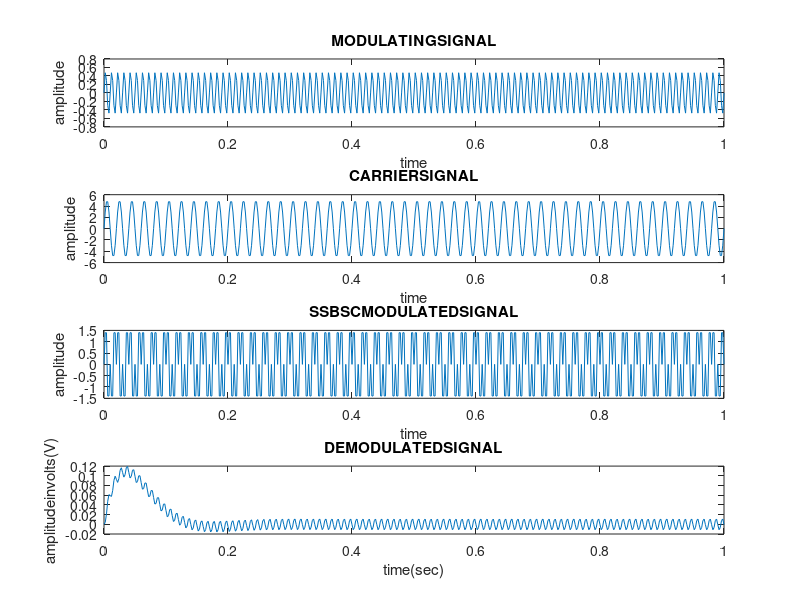
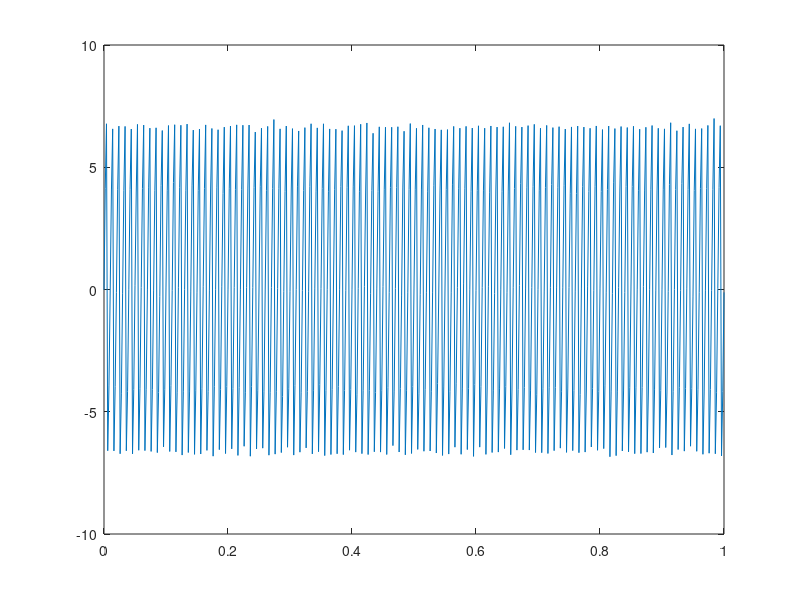
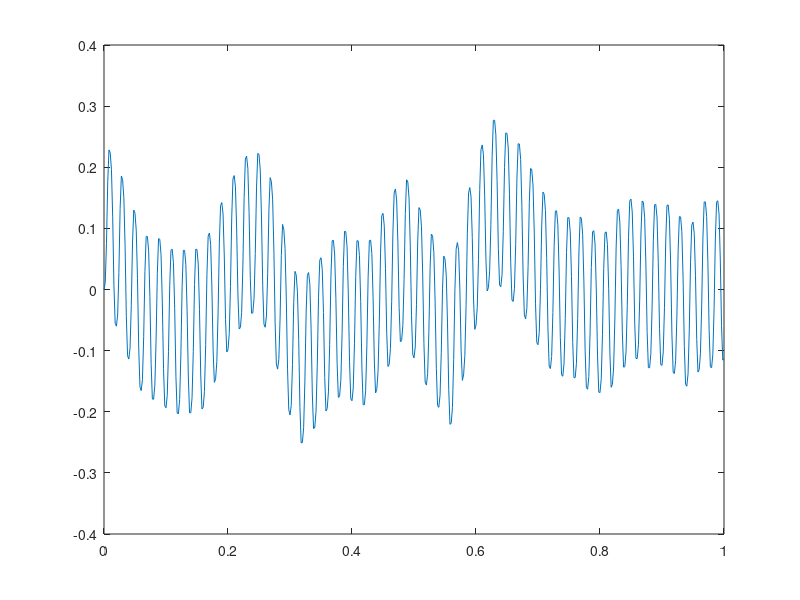
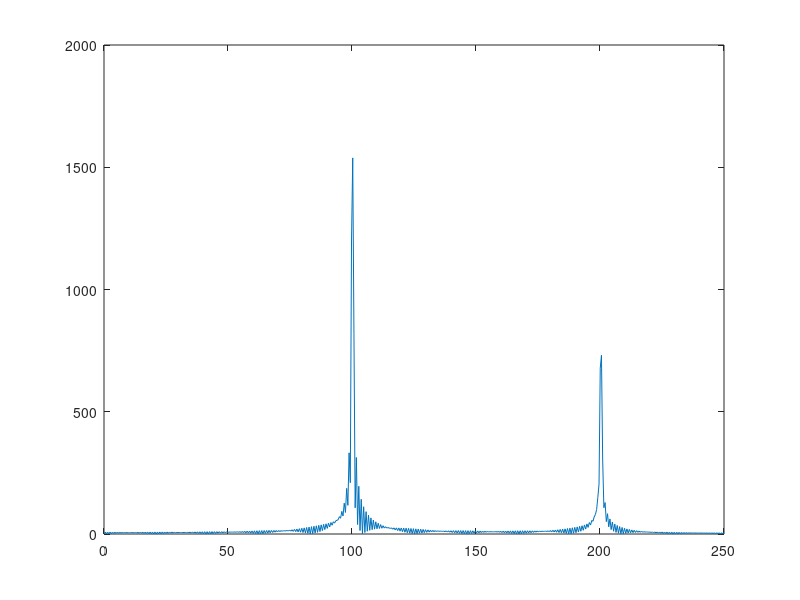

The MATLAB source for these figures, in order:
clc;clear all;close all;
Am=2; Ac=5;fm=5; fc=50;fs = 10*fc; t=0:1/fs:1; mi=0.5;
m = sin(2*pi*500*t) + .5*sin(2*pi*600*t); c=Ac*sin(2*pi*fc*t);
s=m.*c; r = s.*c;
[b,a]=butter(2,2*(fm/fs),'low'); d = filter(b,a,r);
subplot(4,1,1),plot(t,m); xlabel('time'); ylabel('amplitude'); title('MODULATINGSIGNAL');
subplot(4,1,2),plot(t,c); xlabel('time'); ylabel('amplitude'); title('CARRIERSIGNAL');
subplot(4,1,3),plot(t,s); xlabel('time'); ylabel('amplitude'); title('SSBSCMODULATEDSIGNAL');
subplot(4,1,4),plot(t,d);xlabel('time(sec)'); ylabel('amplitudeinvolts(V)'); title('DEMODULATEDSIGNAL'); 
N_pt=1024;
AMN=awgn(r,20);
figure
plot(t,AMN);
Snde=filter(b,a,(AMN.*c));
figure
plot(t,Snde);
SFM=fft(r,N_pt); figure
plot((fs./2)*linspace(0,1,N_pt./2),abs(SFM(1:N_pt./2)))
